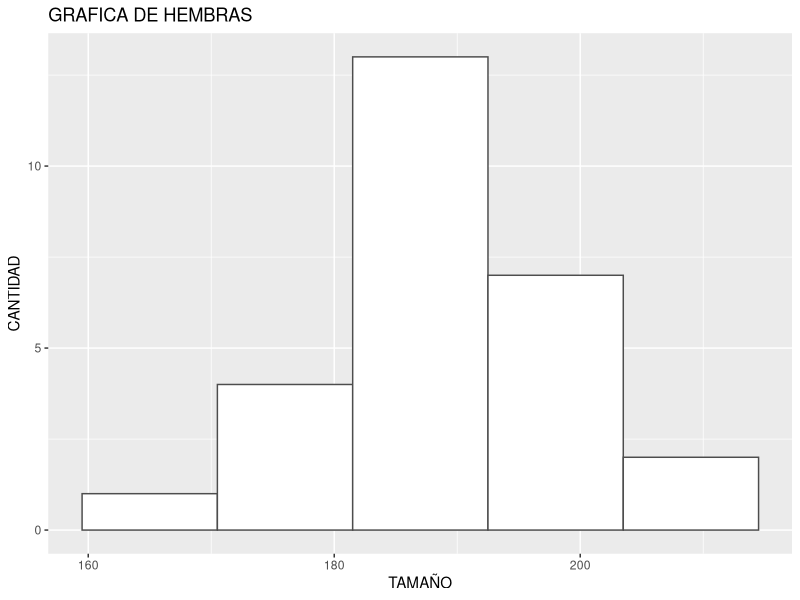
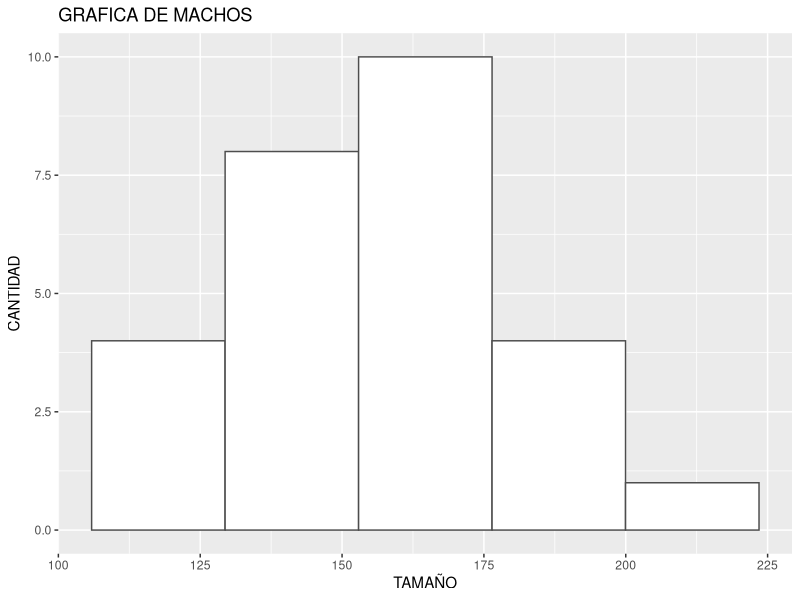
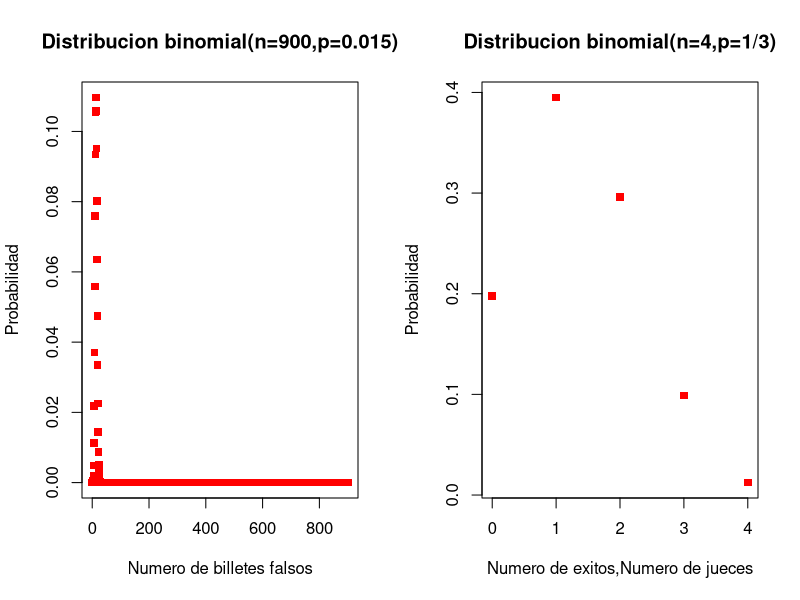
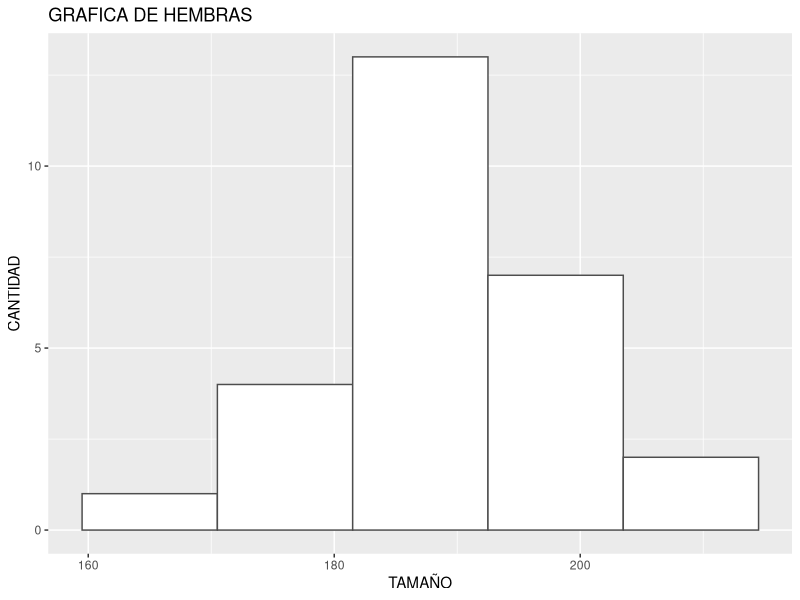
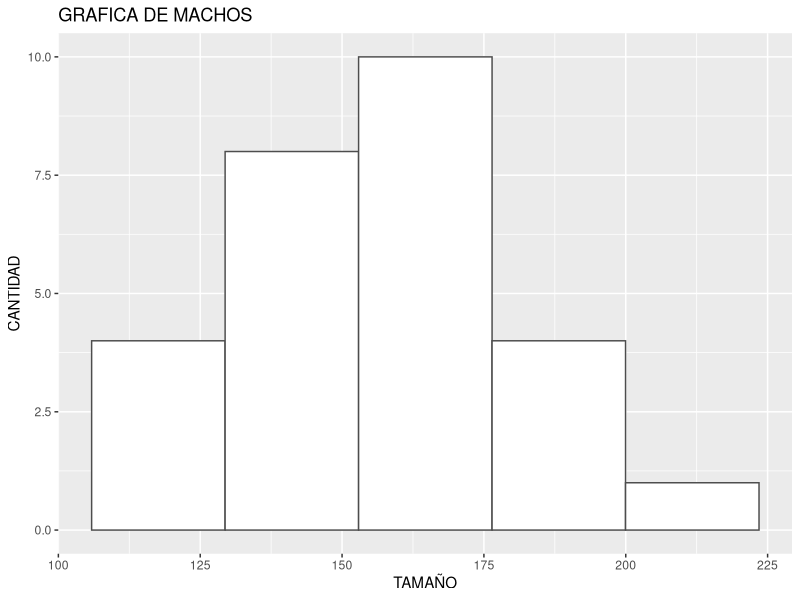

Recreate these plots in R, in order.
## ---- chunk 1



library(quantmod)
library(ggplot2)

# Se crean los veectores con sus respectivos tamaños.
hembras<-c(183.2,184.1,183.0,204.3,176.5,179.0,188.3,186.8,202.2,
           182.5,190.0,178.1,193.2,180.4,184.3,189.2,189.1,203.1,
           166.8,196.3,193.3,187.3,185.8,189.3,195.5,202.4,210.8)


machos<-c(140.9,121.7,173.8,154.5,109.2,150.7,203.3,163.0,137.7,
          173.9,177.4,154.8,177.5,153.4,138.7,136.7,165.3,126.7,
          118.9,140.0,192.7,134.4,175.0,169.8,153.9,176.7,150.0)

# se crea una matriz tanto con las hembras y los machos, se le da la propiedad de frame a la 
# matriz, para poder processarla con ggplot.

langostinos<- matrix(c(hembras, machos), nrow=27,ncol=2)
colnames(langostinos)<-c('hembras','machos')
langostinos=data.frame(value = langostinos)

# se grafican los dos histogramas.

par(mfrow= c(1,2))  

ggplot(data=langostinos, aes (x = hembras))+
  geom_histogram(bins =5, col= "gray30", fill="white")+
  labs(title = "GRAFICA DE HEMBRAS", x = "TAMAÑO", y="CANTIDAD")

ggplot(data=langostinos, aes (x = machos))+
  geom_histogram(bins =5, col= "gray30", fill="white")+
  labs(title = "GRAFICA DE MACHOS", x = "TAMAÑO", y="CANTIDAD")


## ---- chunk 2
#a.  lo sumo 25 billetes sean falsos
#p(x<=25) = p(x<26)
pbinom(25,900,0.015)

#b. la cantidad de billetes falsos entre 20 y 30
#p(20<x30)
pbinom(30,900,0.015)-pbinom(20,900,0.015)

#c. Mas de 10 sean falsos
#p(x>10) = 1-P(x<=10)
1-pbinom(10,900,0.015)

plot (0:900,dbinom(0:900,900,0.015),main ="Distribucion binomial(n=900,p=0.015)",
      xlab = "Numero de billetes falsos" , ylab= "Probabilidad",col="red", pch=15)



## ---- chunk 3
#a. ¿Cuántos de los habitantes de la pequeña ciudad superarán previsiblemente los 92 años?

#p(x>92) = 1-p(x<=92)
1-pnorm(92,76,5)

#b. ¿Cuántos vivirán menos de 55 años o más de 75 años?
#p(x<55)  
pnorm(55,76,5)
# p(x>75) = 1-p(x<=75)
1-pnorm(75,76,5)

plot (0:4,dbinom(0:4,4,1/3),main ="Distribucion binomial(n=4,p=1/3)",
      xlab = "Numero de exitos,Numero de jueces" , ylab= "Probabilidad",col="red", pch=15)

machos<-c(140.9,121.7,173.8,154.5,109.2,150.7,203.3,163.0,137.7,
          173.9,177.4,154.8,177.5,153.4,138.7,136.7,165.3,126.7,
          118.9,140.0,192.7,134.4,175.0,169.8,153.9,176.7,150.0)

# se crea una matriz tanto con las hembras y los machos, se le da la propiedad de frame a la 
# matriz, para poder processarla con ggplot.

langostinos<- matrix(c(hembras, machos), nrow=27,ncol=2)
colnames(langostinos)<-c('hembras','machos')
langostinos=data.frame(value = langostinos)

# se grafican los dos histogramas.

par(mfrow= c(1,2))  

ggplot(data=langostinos, aes (x = hembras))+
  geom_histogram(bins =5, col= "gray30", fill="white")+
  labs(title = "GRAFICA DE HEMBRAS", x = "TAMAÑO", y="CANTIDAD")

ggplot(data=langostinos, aes (x = machos))+
  geom_histogram(bins =5, col= "gray30", fill="white")+
  labs(title = "GRAFICA DE MACHOS", x = "TAMAÑO", y="CANTIDAD")

  
